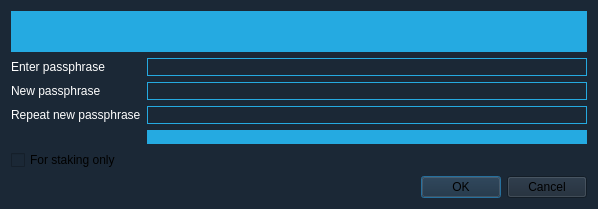
<?xml version="1.0" encoding="UTF-8"?>
<ui version="4.0">
 <class>AskPassphraseDialog</class>
 <widget class="QDialog" name="AskPassphraseDialog">
  <property name="geometry">
   <rect>
    <x>0</x>
    <y>0</y>
    <width>598</width>
    <height>209</height>
   </rect>
  </property>
  <property name="sizePolicy">
   <sizepolicy hsizetype="Preferred" vsizetype="Minimum">
    <horstretch>0</horstretch>
    <verstretch>0</verstretch>
   </sizepolicy>
  </property>
  <property name="minimumSize">
   <size>
    <width>550</width>
    <height>0</height>
   </size>
  </property>
  <property name="windowTitle">
   <string>Passphrase Dialog</string>
  </property>
  <property name="autoFillBackground">
   <bool>false</bool>
  </property>
  <property name="styleSheet">
   <string notr="true">background-color:rgb(27, 40, 54);</string>
  </property>
  <property name="locale">
   <locale language="English" country="UnitedStates"/>
  </property>
  <layout class="QVBoxLayout" name="verticalLayout">
   <item>
    <widget class="QLabel" name="warningLabel">
     <property name="styleSheet">
      <string notr="true">background-color:rgb(37, 170, 225); color:white;</string>
     </property>
     <property name="textFormat">
      <enum>Qt::RichText</enum>
     </property>
     <property name="wordWrap">
      <bool>true</bool>
     </property>
    </widget>
   </item>
   <item>
    <layout class="QFormLayout" name="formLayout">
     <property name="fieldGrowthPolicy">
      <enum>QFormLayout::AllNonFixedFieldsGrow</enum>
     </property>
     <item row="0" column="0">
      <widget class="QLabel" name="passLabel1">
       <property name="styleSheet">
        <string notr="true">color:white;</string>
       </property>
       <property name="text">
        <string>Enter passphrase</string>
       </property>
      </widget>
     </item>
     <item row="0" column="1">
      <widget class="QLineEdit" name="passEdit1">
       <property name="styleSheet">
        <string notr="true">border-color:rgb(37, 170, 225); border-width:1px; border-style:solid;
color:white;</string>
       </property>
       <property name="echoMode">
        <enum>QLineEdit::Password</enum>
       </property>
      </widget>
     </item>
     <item row="1" column="0">
      <widget class="QLabel" name="passLabel2">
       <property name="styleSheet">
        <string notr="true">color:white;</string>
       </property>
       <property name="text">
        <string>New passphrase</string>
       </property>
      </widget>
     </item>
     <item row="1" column="1">
      <widget class="QLineEdit" name="passEdit2">
       <property name="styleSheet">
        <string notr="true">border-color:rgb(37, 170, 225); border-width:1px; border-style:solid;
color:white;</string>
       </property>
       <property name="echoMode">
        <enum>QLineEdit::Password</enum>
       </property>
      </widget>
     </item>
     <item row="2" column="0">
      <widget class="QLabel" name="passLabel3">
       <property name="styleSheet">
        <string notr="true">color:white;</string>
       </property>
       <property name="text">
        <string>Repeat new passphrase</string>
       </property>
      </widget>
     </item>
     <item row="2" column="1">
      <widget class="QLineEdit" name="passEdit3">
       <property name="styleSheet">
        <string notr="true">border-color:rgb(37, 170, 225); border-width:1px; border-style:solid;
color:white;</string>
       </property>
       <property name="echoMode">
        <enum>QLineEdit::Password</enum>
       </property>
      </widget>
     </item>
     <item row="3" column="1">
      <widget class="QLabel" name="capsLabel">
       <property name="font">
        <font>
         <weight>75</weight>
         <bold>true</bold>
        </font>
       </property>
       <property name="styleSheet">
        <string notr="true">background-color:rgb(37, 170, 225); color:white;</string>
       </property>
       <property name="text">
        <string/>
       </property>
       <property name="alignment">
        <set>Qt::AlignCenter</set>
       </property>
      </widget>
     </item>
     <item row="4" column="0">
      <widget class="QCheckBox" name="mintingCheckBox">
       <property name="enabled">
        <bool>true</bool>
       </property>
       <property name="visible">
        <bool>false</bool>
       </property>
       <property name="toolTip">
        <string>Serves to disable trivial use of sendmoney when the OS account is compromised. Provides no real security.</string>
       </property>
       <property name="text">
        <string>For staking only</string>
       </property>
      </widget>
     </item>
    </layout>
   </item>
   <item>
    <widget class="QDialogButtonBox" name="buttonBox">
     <property name="styleSheet">
      <string notr="true">QDialogButtonBox::Cancel{color:white; background-image:none; background-color:rgba(0,0,0,0);}</string>
     </property>
     <property name="orientation">
      <enum>Qt::Horizontal</enum>
     </property>
     <property name="standardButtons">
      <set>QDialogButtonBox::Cancel|QDialogButtonBox::Ok</set>
     </property>
    </widget>
   </item>
  </layout>
 </widget>
 <resources/>
 <connections>
  <connection>
   <sender>buttonBox</sender>
   <signal>accepted()</signal>
   <receiver>AskPassphraseDialog</receiver>
   <slot>accept()</slot>
   <hints>
    <hint type="sourcelabel">
     <x>248</x>
     <y>254</y>
    </hint>
    <hint type="destinationlabel">
     <x>157</x>
     <y>274</y>
    </hint>
   </hints>
  </connection>
  <connection>
   <sender>buttonBox</sender>
   <signal>rejected()</signal>
   <receiver>AskPassphraseDialog</receiver>
   <slot>reject()</slot>
   <hints>
    <hint type="sourcelabel">
     <x>316</x>
     <y>260</y>
    </hint>
    <hint type="destinationlabel">
     <x>286</x>
     <y>274</y>
    </hint>
   </hints>
  </connection>
 </connections>
</ui>
